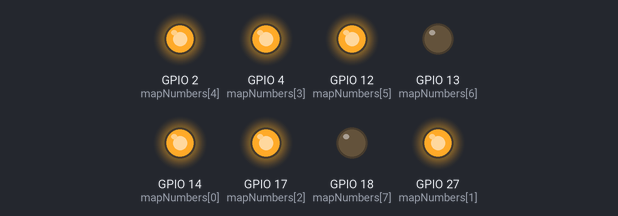
The sketch below on a simulated ESP32. Parts: output pins drawn as LEDs (lit = HIGH).

Above: at 0.5 s.
At 1.5 s:
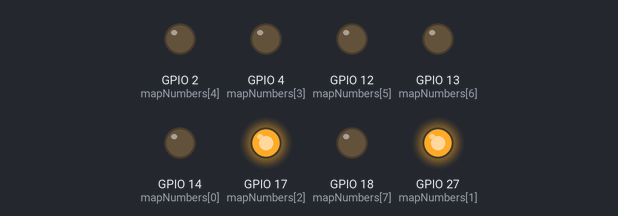
At 3.5 s:
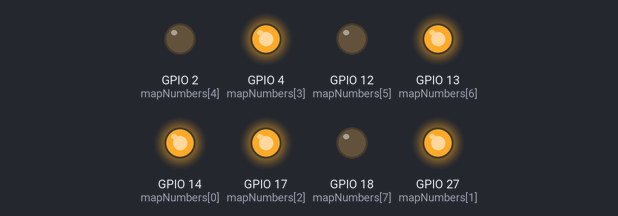
At 6.5 s:
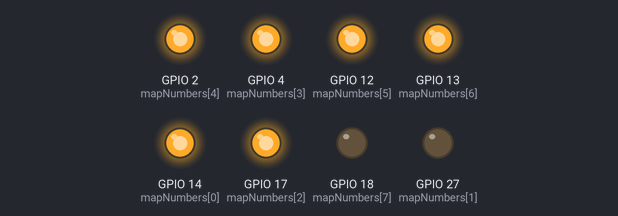
At 9.5 s:
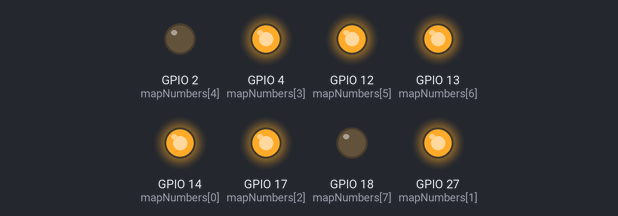
At 12.5 s:
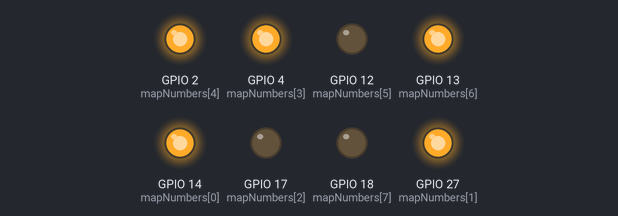
Timing chart, 0 to 13.0 s (numbered marks = the images above):
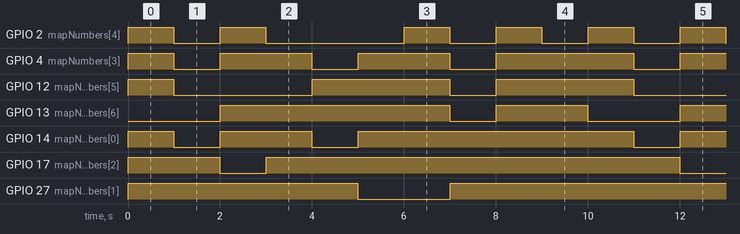

The sketch:

display.ino
```cpp
// SEQUENCE: A,B,C,D,E,F,G,DP;

int numbers[10][8] = {{1,1,1,1,1,1,0,0}, // 0
                      {0,1,1,0,0,0,0,0}, // 1
                      {1,1,0,1,1,0,1,0}, // 2
                      {1,1,1,1,0,0,1,0}, // 3
                      {0,1,1,0,0,1,1,0}, // 4
                      {1,0,1,1,0,1,1,0}, // 5
                      {1,0,1,1,1,1,1,0}, // 6
                      {1,1,1,0,0,0,0,0}, // 7
                      {1,1,1,1,1,1,1,0}, // 8
                      {1,1,1,1,0,1,1,0}}; // 9

int mapNumbers[8] = {14,27,17,4,2,12,13,18};

void setup(){
  pinMode(14, OUTPUT);digitalWrite(14,0);
  pinMode(27, OUTPUT);digitalWrite(27,0);
  pinMode(17, OUTPUT);digitalWrite(17,0);
  pinMode(4, OUTPUT);digitalWrite(4,0);
  pinMode(2, OUTPUT);digitalWrite(2,0);
  pinMode(12, OUTPUT);digitalWrite(12,0);
  pinMode(13, OUTPUT);digitalWrite(13,0);
  pinMode(18, OUTPUT);digitalWrite(18,0);
}

int number = 0;

void loop(){
  for (int i = 0; i < 8; i++) {
    digitalWrite(mapNumbers[i], numbers[number][i]);
  }
  delay(1000);
  for (int i = 0; i < 8; i++) {
    digitalWrite(mapNumbers[i], 0);
  }
  number += 1;
  number = number % 10;
}
```

Measured:
- by itself, GPIO 2 (mapNumbers[4]): repeats every 10.0 s: LOW 1.0 s, HIGH 1.0 s, LOW 3.0 s, 2 × (HIGH 1.0 s, LOW 1.0 s), HIGH 1.0 s
- by itself, GPIO 4 (mapNumbers[3]): repeats every 10.0 s: 2 × (LOW 1.0 s, HIGH 2.0 s), LOW 1.0 s, HIGH 3.0 s
- by itself, GPIO 12 (mapNumbers[5]): repeats every 10.0 s: LOW 3.0 s, HIGH 3.0 s, LOW 1.0 s, HIGH 3.0 s
- by itself, GPIO 13 (mapNumbers[6]): repeats every 10.0 s: LOW 1.0 s, HIGH 2.0 s, LOW 2.0 s, HIGH 5.0 s
- by itself, GPIO 14 (mapNumbers[0]): repeats every 10.0 s: LOW 1.0 s, HIGH 2.0 s, LOW 1.0 s, HIGH 6.0 s
- by itself, GPIO 17 (mapNumbers[2]): repeats every 10.0 s: LOW 1.0 s, HIGH 9.0 s
- by itself, GPIO 27 (mapNumbers[1]): repeats every 10.0 s: LOW 2.0 s, HIGH 8.0 s
